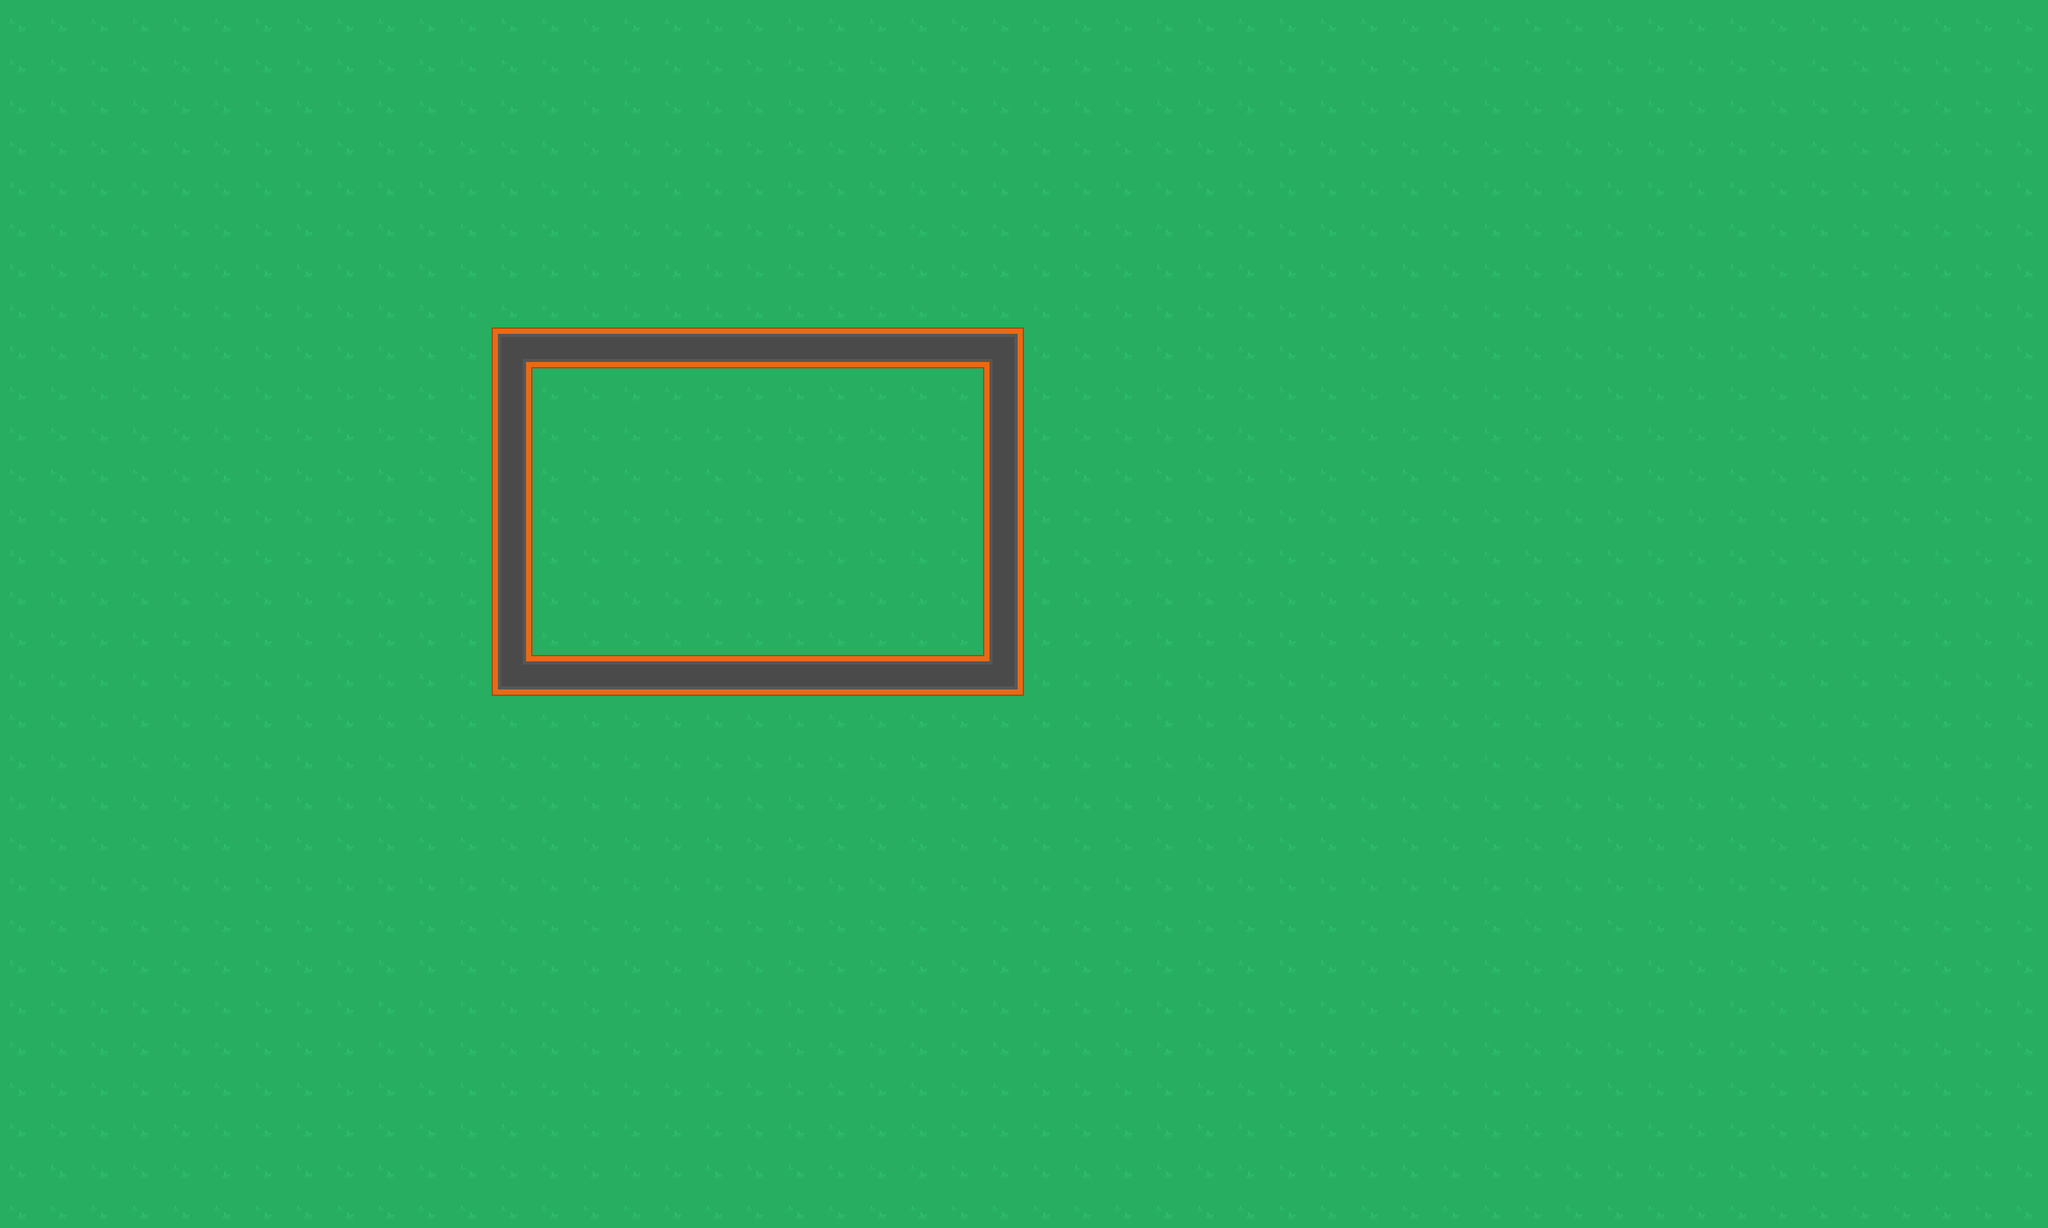

The image is a tile-based game level rendered from a .tmx file. Its description and complete source (layers, tilesets, objects, tile grids) follow:
An orthogonal 50x30 tile map with 64x64 px tiles, 1 tile layer (base) and 5 objects (4x wall, spawn).

<map version="1.4" tiledversion="1.4.1" orientation="orthogonal" renderorder="right-down" width="50" height="30" tilewidth="64" tileheight="64" infinite="0" nextlayerid="4" nextobjectid="6">
 <tileset firstgid="1" name="spritesheet_tiles" tilewidth="64" tileheight="64" spacing="10" tilecount="540" columns="27">
  <image source="../resource/img/textures/Spire Sheets/Texture Spirtes/spritesheet_tiles.png" width="1988" height="1470" />
 </tileset>
 <layer id="1" name="base" width="50" height="30">
  <data encoding="csv">
4,4,4,4,4,4,4,4,4,4,4,4,4,4,4,4,4,4,4,4,4,4,4,4,4,4,4,4,4,4,4,4,4,4,4,4,4,4,4,4,4,4,4,4,4,4,4,4,4,4,
4,4,4,4,4,4,4,4,4,4,4,4,4,4,4,4,4,4,4,4,4,4,4,4,4,4,4,4,4,4,4,4,4,4,4,4,4,4,4,4,4,4,4,4,4,4,4,4,4,4,
4,4,4,4,4,4,4,4,4,4,4,4,4,4,4,4,4,4,4,4,4,4,4,4,4,4,4,4,4,4,4,4,4,4,4,4,4,4,4,4,4,4,4,4,4,4,4,4,4,4,
4,4,4,4,4,4,4,4,4,4,4,4,4,4,4,4,4,4,4,4,4,4,4,4,4,4,4,4,4,4,4,4,4,4,4,4,4,4,4,4,4,4,4,4,4,4,4,4,4,4,
4,4,4,4,4,4,4,4,4,4,4,4,4,4,4,4,4,4,4,4,4,4,4,4,4,4,4,4,4,4,4,4,4,4,4,4,4,4,4,4,4,4,4,4,4,4,4,4,4,4,
4,4,4,4,4,4,4,4,4,4,4,4,4,4,4,4,4,4,4,4,4,4,4,4,4,4,4,4,4,4,4,4,4,4,4,4,4,4,4,4,4,4,4,4,4,4,4,4,4,4,
4,4,4,4,4,4,4,4,4,4,4,4,4,4,4,4,4,4,4,4,4,4,4,4,4,4,4,4,4,4,4,4,4,4,4,4,4,4,4,4,4,4,4,4,4,4,4,4,4,4,
4,4,4,4,4,4,4,4,4,4,4,4,4,4,4,4,4,4,4,4,4,4,4,4,4,4,4,4,4,4,4,4,4,4,4,4,4,4,4,4,4,4,4,4,4,4,4,4,4,4,
4,4,4,4,4,4,4,4,4,4,4,4,109,111,111,111,111,111,111,111,111,111,111,111,110,4,4,4,4,4,4,4,4,4,4,4,4,4,4,4,4,4,4,4,4,4,4,4,4,4,
4,4,4,4,4,4,4,4,4,4,4,4,138,4,4,4,4,4,4,4,4,4,4,4,138,4,4,4,4,4,4,4,4,4,4,4,4,4,4,4,4,4,4,4,4,4,4,4,4,4,
4,4,4,4,4,4,4,4,4,4,4,4,138,4,4,4,4,4,4,4,4,4,4,4,138,4,4,4,4,4,4,4,4,4,4,4,4,4,4,4,4,4,4,4,4,4,4,4,4,4,
4,4,4,4,4,4,4,4,4,4,4,4,138,4,4,4,4,4,4,4,4,4,4,4,138,4,4,4,4,4,4,4,4,4,4,4,4,4,4,4,4,4,4,4,4,4,4,4,4,4,
4,4,4,4,4,4,4,4,4,4,4,4,138,4,4,4,4,4,4,4,4,4,4,4,138,4,4,4,4,4,4,4,4,4,4,4,4,4,4,4,4,4,4,4,4,4,4,4,4,4,
4,4,4,4,4,4,4,4,4,4,4,4,138,4,4,4,4,4,4,4,4,4,4,4,138,4,4,4,4,4,4,4,4,4,4,4,4,4,4,4,4,4,4,4,4,4,4,4,4,4,
4,4,4,4,4,4,4,4,4,4,4,4,138,4,4,4,4,4,4,4,4,4,4,4,138,4,4,4,4,4,4,4,4,4,4,4,4,4,4,4,4,4,4,4,4,4,4,4,4,4,
4,4,4,4,4,4,4,4,4,4,4,4,138,4,4,4,4,4,4,4,4,4,4,4,138,4,4,4,4,4,4,4,4,4,4,4,4,4,4,4,4,4,4,4,4,4,4,4,4,4,
4,4,4,4,4,4,4,4,4,4,4,4,136,111,111,111,111,111,111,111,111,111,111,111,137,4,4,4,4,4,4,4,4,4,4,4,4,4,4,4,4,4,4,4,4,4,4,4,4,4,
4,4,4,4,4,4,4,4,4,4,4,4,4,4,4,4,4,4,4,4,4,4,4,4,4,4,4,4,4,4,4,4,4,4,4,4,4,4,4,4,4,4,4,4,4,4,4,4,4,4,
4,4,4,4,4,4,4,4,4,4,4,4,4,4,4,4,4,4,4,4,4,4,4,4,4,4,4,4,4,4,4,4,4,4,4,4,4,4,4,4,4,4,4,4,4,4,4,4,4,4,
4,4,4,4,4,4,4,4,4,4,4,4,4,4,4,4,4,4,4,4,4,4,4,4,4,4,4,4,4,4,4,4,4,4,4,4,4,4,4,4,4,4,4,4,4,4,4,4,4,4,
4,4,4,4,4,4,4,4,4,4,4,4,4,4,4,4,4,4,4,4,4,4,4,4,4,4,4,4,4,4,4,4,4,4,4,4,4,4,4,4,4,4,4,4,4,4,4,4,4,4,
4,4,4,4,4,4,4,4,4,4,4,4,4,4,4,4,4,4,4,4,4,4,4,4,4,4,4,4,4,4,4,4,4,4,4,4,4,4,4,4,4,4,4,4,4,4,4,4,4,4,
4,4,4,4,4,4,4,4,4,4,4,4,4,4,4,4,4,4,4,4,4,4,4,4,4,4,4,4,4,4,4,4,4,4,4,4,4,4,4,4,4,4,4,4,4,4,4,4,4,4,
4,4,4,4,4,4,4,4,4,4,4,4,4,4,4,4,4,4,4,4,4,4,4,4,4,4,4,4,4,4,4,4,4,4,4,4,4,4,4,4,4,4,4,4,4,4,4,4,4,4,
4,4,4,4,4,4,4,4,4,4,4,4,4,4,4,4,4,4,4,4,4,4,4,4,4,4,4,4,4,4,4,4,4,4,4,4,4,4,4,4,4,4,4,4,4,4,4,4,4,4,
4,4,4,4,4,4,4,4,4,4,4,4,4,4,4,4,4,4,4,4,4,4,4,4,4,4,4,4,4,4,4,4,4,4,4,4,4,4,4,4,4,4,4,4,4,4,4,4,4,4,
4,4,4,4,4,4,4,4,4,4,4,4,4,4,4,4,4,4,4,4,4,4,4,4,4,4,4,4,4,4,4,4,4,4,4,4,4,4,4,4,4,4,4,4,4,4,4,4,4,4,
4,4,4,4,4,4,4,4,4,4,4,4,4,4,4,4,4,4,4,4,4,4,4,4,4,4,4,4,4,4,4,4,4,4,4,4,4,4,4,4,4,4,4,4,4,4,4,4,4,4,
4,4,4,4,4,4,4,4,4,4,4,4,4,4,4,4,4,4,4,4,4,4,4,4,4,4,4,4,4,4,4,4,4,4,4,4,4,4,4,4,4,4,4,4,4,4,4,4,4,4,
4,4,4,4,4,4,4,4,4,4,4,4,4,4,4,4,4,4,4,4,4,4,4,4,4,4,4,4,4,4,4,4,4,4,4,4,4,4,4,4,4,4,4,4,4,4,4,4,4,4
</data>
 </layer>
 <objectgroup id="2" name="walls">
  <object id="1" name="wall" type="wall" x="768" y="512" width="832" height="64" />
  <object id="2" name="wall" type="wall" x="768" y="576" width="64" height="512" />
  <object id="3" name="wall" type="wall" x="832" y="1024" width="768" height="64" />
  <object id="4" name="wall" type="wall" x="1536" y="576" width="64" height="448" />
 </objectgroup>
 <objectgroup id="3" name="playerSpawn">
  <object id="5" name="playerSpawn" type="spawn" x="976" y="656" width="32" height="32" />
 </objectgroup>
</map>
